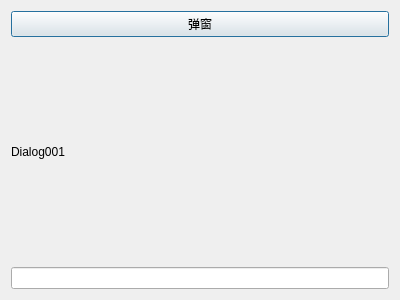
<?xml version="1.0" encoding="UTF-8"?>
<ui version="4.0">
 <class>Dialog001</class>
 <widget class="QDialog" name="Dialog001">
  <property name="geometry">
   <rect>
    <x>0</x>
    <y>0</y>
    <width>400</width>
    <height>300</height>
   </rect>
  </property>
  <property name="windowTitle">
   <string>Dialog</string>
  </property>
  <layout class="QVBoxLayout" name="verticalLayout">
   <item>
    <widget class="QPushButton" name="pushButton">
     <property name="text">
      <string>弹窗</string>
     </property>
    </widget>
   </item>
   <item>
    <widget class="QLabel" name="label">
     <property name="text">
      <string>Dialog001</string>
     </property>
    </widget>
   </item>
   <item>
    <widget class="QLineEdit" name="lineEdit"/>
   </item>
  </layout>
 </widget>
 <resources/>
 <connections/>
</ui>
